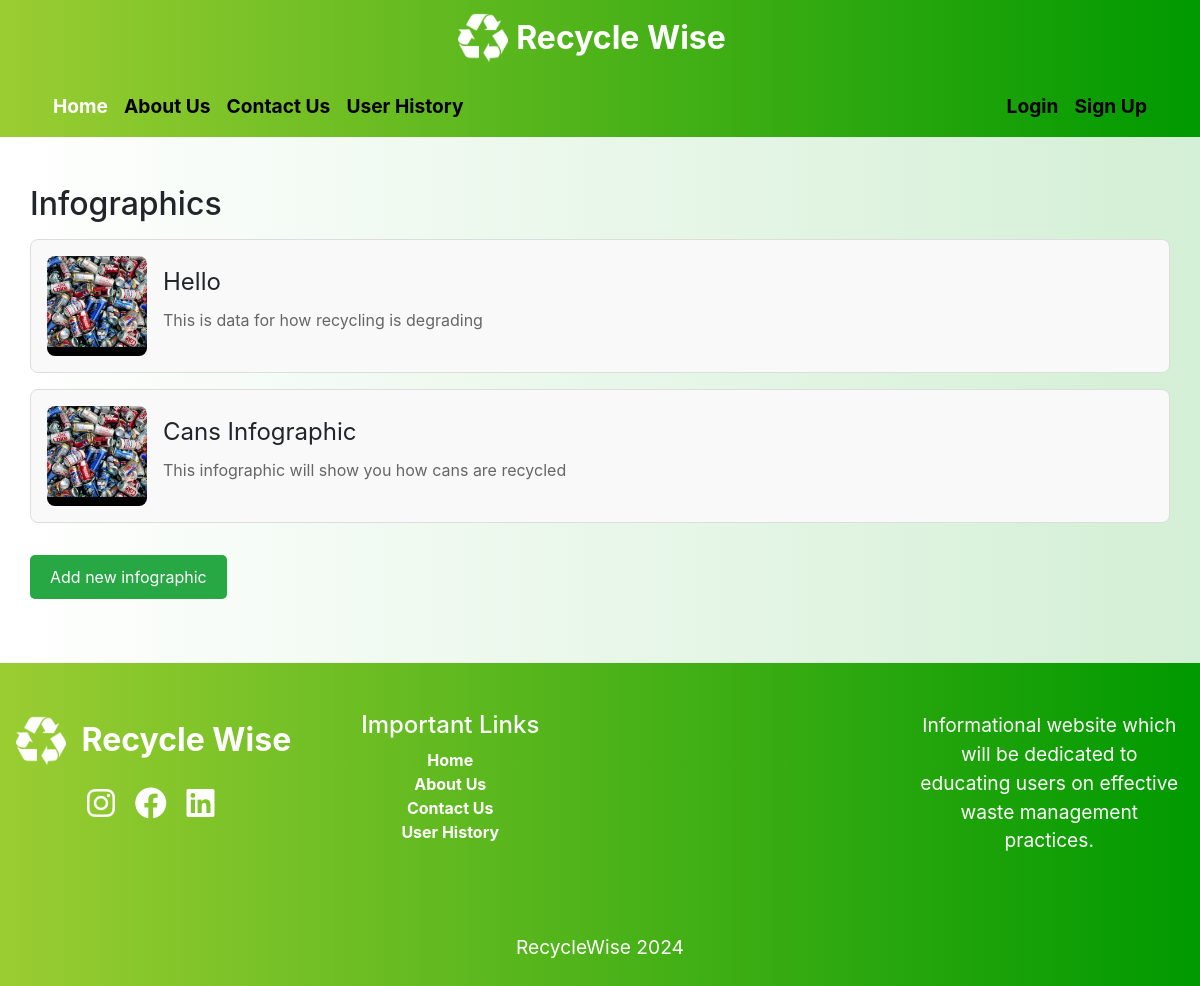
Page /infographics/ on the committed database.
### infographics/models.py (models this page shows, shortened)
class Infographic(models.Model):
    title = models.CharField(max_length=200)
    description = models.TextField()
    image = models.ImageField(upload_to='infographics/')
    published_date = models.DateTimeField(auto_now_add=True)

### infographics/views.py (the view)
# urls.py: path('', views.infographic_list, name='infographic_list'),
def infographic_list(request):
    infographics = Infographic.objects.all()
    return render(request, 'infographics/infographic_list.html', {'infographics': infographics})

### templates/infographics/infographic_list.html (shortened to what this page needs)
{% extends 'base.html' %}
{% block content %}
<div class="container-fluid py-5">
  <h2 class="wow animate__animated animate__slideInDown" data-wow-duration="1s">Infographics</h2>
  <ul class="infographic-list wow animate__animated animate__slideInLeft" data-wow-duration="1s">
    {% for infographic in infographics %}
      <a href="{% url 'infographic_detail' pk=infographic.pk %}" class="infographic-item">
        <div class="infographic-thumbnail" style="background-image: url('{{ infographic.image.url }}');"></div>
        <div class="infographic-details">
          <div class="infographic-title">{{ infographic.title }}</div>
          <p class="infographic-description">{{ infographic.description }}</p>
        </div>
      </a>
    {% endfor %}
  </ul>
  <a class="add-infographic wow animate__animated animate__zoomIn" data-wow-duration="2s" href="{% url 'infographic_new' %}">Add new infographic</a>
</div>
{% endblock %}

### static/css/base.css (style rules this page uses)
p { color: #000; font-size: 1.2em; }
.wow { visibility: hidden; }

### templates/infographics/infographic_list.html (style rules this page uses)
.infographic-list { list-style: none; padding: 0; }
.infographic-item { display: flex; align-items: center; background: #f9f9f9; border: 1px solid #ddd; border-radius: 8px; padding: 16px; margin: 16px 0; transition: transform 0.2s, box-shadow 0.2s; text-decoration: none; color: inherit; }
.infographic-thumbnail { width: 100px; height: 100px; border-radius: 8px; margin-right: 16px; background-size: cover; background-position: center; }
.infographic-details { flex-grow: 1; }
.infographic-title { font-size: 1.5em; margin: 0 0 8px 0; text-decoration: none; }
.infographic-description { font-size: 1em; color: #666; text-decoration: none; }
.infographic-title, .infographic-description { text-decoration: none !important; }
.add-infographic { display: inline-block; margin: 16px 0; padding: 10px 20px; background-color: #28a745; color: white; text-decoration: none; border-radius: 5px; transition: background-color 0.3s; }

### rows in the picture
Infographic: image (picture), title "Hello", description "This is data for how recycling is degrading"
Infographic: image (picture), title "Cans Infographic", description "This infographic will show you how cans are recycled"
